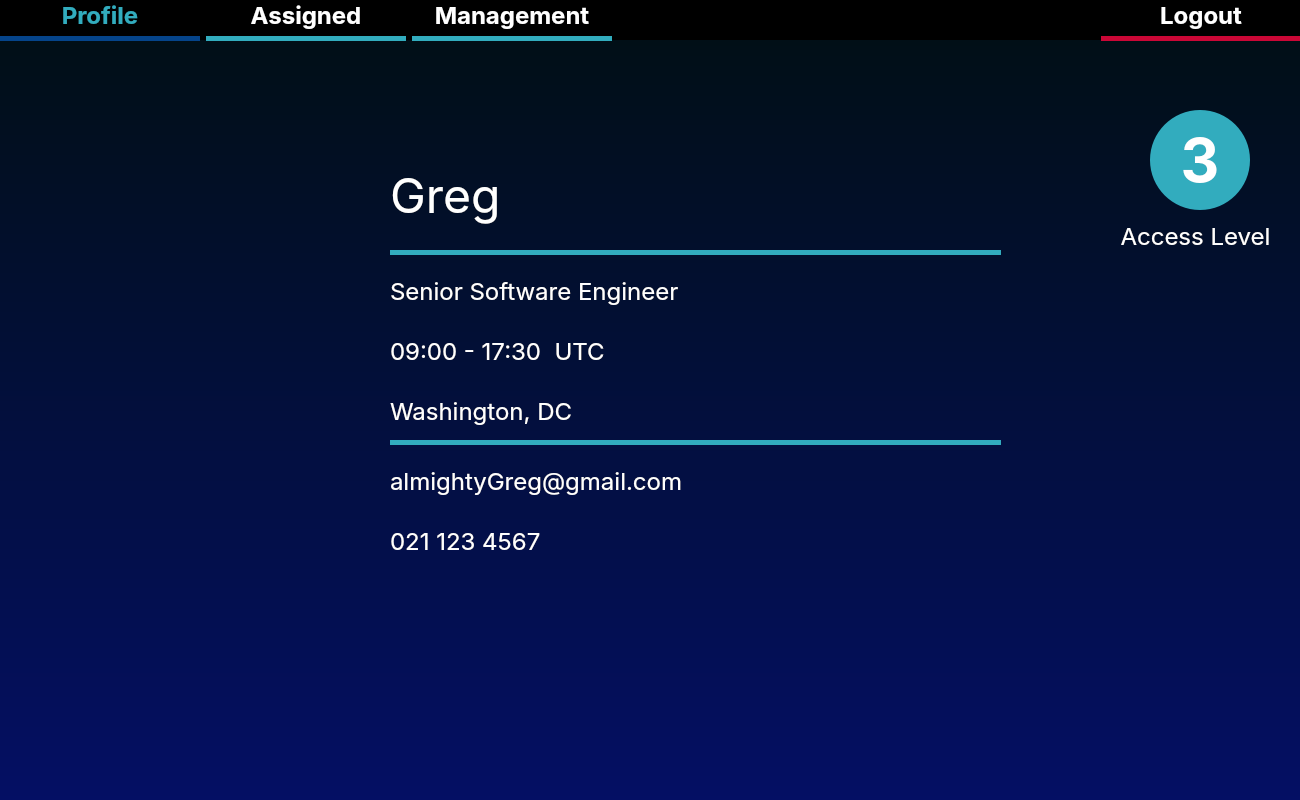
<?xml version="1.0" encoding="UTF-8"?>
<ui version="4.0">
 <class>ProfileViewer</class>
 <widget class="QMainWindow" name="ProfileViewer">
  <property name="geometry">
   <rect>
    <x>0</x>
    <y>0</y>
    <width>1300</width>
    <height>800</height>
   </rect>
  </property>
  <property name="minimumSize">
   <size>
    <width>1300</width>
    <height>800</height>
   </size>
  </property>
  <property name="maximumSize">
   <size>
    <width>1300</width>
    <height>800</height>
   </size>
  </property>
  <property name="windowTitle">
   <string>MainWindow</string>
  </property>
  <widget class="QWidget" name="centralwidget">
   <widget class="QLabel" name="number">
    <property name="geometry">
     <rect>
      <x>390</x>
      <y>520</y>
      <width>601</width>
      <height>41</height>
     </rect>
    </property>
    <property name="font">
     <font>
      <family>Inter</family>
      <pointsize>-1</pointsize>
     </font>
    </property>
    <property name="styleSheet">
     <string notr="true">font-size: 24px; font-family: Inter; color: white;</string>
    </property>
    <property name="text">
     <string>021 123 4567</string>
    </property>
   </widget>
   <widget class="QLabel" name="workHours">
    <property name="geometry">
     <rect>
      <x>390</x>
      <y>330</y>
      <width>601</width>
      <height>41</height>
     </rect>
    </property>
    <property name="font">
     <font>
      <family>Inter</family>
      <pointsize>-1</pointsize>
     </font>
    </property>
    <property name="styleSheet">
     <string notr="true">font-size: 24px; font-family: Inter; color: white;</string>
    </property>
    <property name="text">
     <string>09:00 - 17:30  UTC</string>
    </property>
   </widget>
   <widget class="QLabel" name="JobTitle">
    <property name="geometry">
     <rect>
      <x>390</x>
      <y>270</y>
      <width>601</width>
      <height>41</height>
     </rect>
    </property>
    <property name="font">
     <font>
      <family>Inter</family>
      <pointsize>-1</pointsize>
     </font>
    </property>
    <property name="styleSheet">
     <string notr="true">font-size: 24px; font-family: Inter; color: white;</string>
    </property>
    <property name="text">
     <string>Senior Software Engineer</string>
    </property>
   </widget>
   <widget class="QLabel" name="Name">
    <property name="geometry">
     <rect>
      <x>390</x>
      <y>150</y>
      <width>601</width>
      <height>91</height>
     </rect>
    </property>
    <property name="font">
     <font>
      <family>Inter</family>
      <pointsize>-1</pointsize>
     </font>
    </property>
    <property name="styleSheet">
     <string notr="true">font-size: 48px; font-family: Inter; color: white;</string>
    </property>
    <property name="text">
     <string>Greg</string>
    </property>
   </widget>
   <widget class="QLabel" name="PFP">
    <property name="geometry">
     <rect>
      <x>40</x>
      <y>140</y>
      <width>300</width>
      <height>300</height>
     </rect>
    </property>
    <property name="minimumSize">
     <size>
      <width>199</width>
      <height>199</height>
     </size>
    </property>
    <property name="maximumSize">
     <size>
      <width>300</width>
      <height>300</height>
     </size>
    </property>
    <property name="autoFillBackground">
     <bool>false</bool>
    </property>
    <property name="text">
     <string/>
    </property>
    <property name="scaledContents">
     <bool>true</bool>
    </property>
   </widget>
   <widget class="QLabel" name="email">
    <property name="geometry">
     <rect>
      <x>390</x>
      <y>460</y>
      <width>601</width>
      <height>41</height>
     </rect>
    </property>
    <property name="font">
     <font>
      <family>Inter</family>
      <pointsize>-1</pointsize>
     </font>
    </property>
    <property name="styleSheet">
     <string notr="true">font-size: 24px; font-family: Inter; color: white;</string>
    </property>
    <property name="text">
     <string>almightyGreg@gmail.com</string>
    </property>
   </widget>
   <widget class="QLabel" name="location">
    <property name="geometry">
     <rect>
      <x>390</x>
      <y>390</y>
      <width>601</width>
      <height>41</height>
     </rect>
    </property>
    <property name="font">
     <font>
      <family>Inter</family>
      <pointsize>-1</pointsize>
     </font>
    </property>
    <property name="styleSheet">
     <string notr="true">font-size: 24px; font-family: Inter; color: white;</string>
    </property>
    <property name="text">
     <string>Washington, DC</string>
    </property>
   </widget>
   <widget class="Line" name="navBackground">
    <property name="enabled">
     <bool>true</bool>
    </property>
    <property name="geometry">
     <rect>
      <x>0</x>
      <y>0</y>
      <width>1301</width>
      <height>40</height>
     </rect>
    </property>
    <property name="minimumSize">
     <size>
      <width>0</width>
      <height>40</height>
     </size>
    </property>
    <property name="styleSheet">
     <string notr="true">background-color:#010511;</string>
    </property>
    <property name="frameShadow">
     <enum>QFrame::Plain</enum>
    </property>
    <property name="lineWidth">
     <number>500</number>
    </property>
    <property name="orientation">
     <enum>Qt::Horizontal</enum>
    </property>
   </widget>
   <widget class="QWidget" name="layoutWidget">
    <property name="geometry">
     <rect>
      <x>0</x>
      <y>0</y>
      <width>1301</width>
      <height>42</height>
     </rect>
    </property>
    <layout class="QHBoxLayout" name="horizontalLayout_2">
     <property name="sizeConstraint">
      <enum>QLayout::SetNoConstraint</enum>
     </property>
     <property name="leftMargin">
      <number>0</number>
     </property>
     <property name="rightMargin">
      <number>0</number>
     </property>
     <item>
      <layout class="QVBoxLayout" name="NavButton_2">
       <property name="sizeConstraint">
        <enum>QLayout::SetMaximumSize</enum>
       </property>
       <item>
        <widget class="QPushButton" name="profileButton_2">
         <property name="styleSheet">
          <string notr="true">font-size: 24px;font-family: Inter;color: #32ACBE; font-weight:bold; border:none;</string>
         </property>
         <property name="text">
          <string>Profile</string>
         </property>
        </widget>
       </item>
       <item>
        <widget class="Line" name="line_2">
         <property name="enabled">
          <bool>true</bool>
         </property>
         <property name="minimumSize">
          <size>
           <width>200</width>
           <height>5</height>
          </size>
         </property>
         <property name="styleSheet">
          <string notr="true">color:#05448A;</string>
         </property>
         <property name="frameShadow">
          <enum>QFrame::Plain</enum>
         </property>
         <property name="lineWidth">
          <number>15</number>
         </property>
         <property name="midLineWidth">
          <number>6</number>
         </property>
         <property name="orientation">
          <enum>Qt::Horizontal</enum>
         </property>
        </widget>
       </item>
      </layout>
     </item>
     <item>
      <layout class="QVBoxLayout" name="NavButton_9">
       <property name="sizeConstraint">
        <enum>QLayout::SetMaximumSize</enum>
       </property>
       <item>
        <widget class="QPushButton" name="assignButton_2">
         <property name="styleSheet">
          <string notr="true">font-size: 24px;font-family: Inter;color: rgb(255, 255, 255); font-weight:bold; border:none;</string>
         </property>
         <property name="text">
          <string>Assigned</string>
         </property>
        </widget>
       </item>
       <item>
        <widget class="Line" name="line_10">
         <property name="enabled">
          <bool>true</bool>
         </property>
         <property name="minimumSize">
          <size>
           <width>200</width>
           <height>5</height>
          </size>
         </property>
         <property name="styleSheet">
          <string notr="true">color:#32ACBE;</string>
         </property>
         <property name="frameShadow">
          <enum>QFrame::Plain</enum>
         </property>
         <property name="lineWidth">
          <number>15</number>
         </property>
         <property name="midLineWidth">
          <number>6</number>
         </property>
         <property name="orientation">
          <enum>Qt::Horizontal</enum>
         </property>
        </widget>
       </item>
      </layout>
     </item>
     <item>
      <layout class="QVBoxLayout" name="NavButton_10">
       <property name="sizeConstraint">
        <enum>QLayout::SetMaximumSize</enum>
       </property>
       <item>
        <widget class="QPushButton" name="managementButton_2">
         <property name="styleSheet">
          <string notr="true">font-size: 24px;font-family: Inter;color: rgb(255, 255, 255); font-weight:bold; border:none;</string>
         </property>
         <property name="text">
          <string>Management</string>
         </property>
        </widget>
       </item>
       <item>
        <widget class="Line" name="line_11">
         <property name="enabled">
          <bool>true</bool>
         </property>
         <property name="minimumSize">
          <size>
           <width>200</width>
           <height>5</height>
          </size>
         </property>
         <property name="styleSheet">
          <string notr="true">color:#32ACBE;</string>
         </property>
         <property name="frameShadow">
          <enum>QFrame::Plain</enum>
         </property>
         <property name="lineWidth">
          <number>15</number>
         </property>
         <property name="midLineWidth">
          <number>6</number>
         </property>
         <property name="orientation">
          <enum>Qt::Horizontal</enum>
         </property>
        </widget>
       </item>
      </layout>
     </item>
     <item>
      <spacer name="horizontalSpacer_2">
       <property name="orientation">
        <enum>Qt::Horizontal</enum>
       </property>
       <property name="sizeType">
        <enum>QSizePolicy::MinimumExpanding</enum>
       </property>
       <property name="sizeHint" stdset="0">
        <size>
         <width>40</width>
         <height>20</height>
        </size>
       </property>
      </spacer>
     </item>
     <item>
      <layout class="QVBoxLayout" name="NavButton_11">
       <property name="sizeConstraint">
        <enum>QLayout::SetMaximumSize</enum>
       </property>
       <item>
        <widget class="QPushButton" name="logoutButton_2">
         <property name="styleSheet">
          <string notr="true">font-size: 24px;font-family: Inter;color: rgb(255, 255, 255); font-weight:bold; border:none;</string>
         </property>
         <property name="text">
          <string>Logout</string>
         </property>
        </widget>
       </item>
       <item>
        <widget class="Line" name="line_12">
         <property name="enabled">
          <bool>true</bool>
         </property>
         <property name="minimumSize">
          <size>
           <width>200</width>
           <height>5</height>
          </size>
         </property>
         <property name="styleSheet">
          <string notr="true">color:#CA0736;</string>
         </property>
         <property name="frameShadow">
          <enum>QFrame::Plain</enum>
         </property>
         <property name="lineWidth">
          <number>15</number>
         </property>
         <property name="midLineWidth">
          <number>6</number>
         </property>
         <property name="orientation">
          <enum>Qt::Horizontal</enum>
         </property>
        </widget>
       </item>
      </layout>
     </item>
    </layout>
   </widget>
   <widget class="QPushButton" name="Background">
    <property name="geometry">
     <rect>
      <x>-10</x>
      <y>-20</y>
      <width>1321</width>
      <height>831</height>
     </rect>
    </property>
    <property name="styleSheet">
     <string notr="true">background-color: qlineargradient(spread:pad, x0:1, y2:1, x2:0, y2:1, stop:0 rgba(1, 15, 17, 255), stop:1 rgba(4, 15, 101, 255))</string>
    </property>
    <property name="text">
     <string/>
    </property>
   </widget>
   <widget class="QPushButton" name="Line1">
    <property name="geometry">
     <rect>
      <x>390</x>
      <y>250</y>
      <width>611</width>
      <height>5</height>
     </rect>
    </property>
    <property name="maximumSize">
     <size>
      <width>16777215</width>
      <height>5</height>
     </size>
    </property>
    <property name="styleSheet">
     <string notr="true">background-color:#32ACBE; border:0px;</string>
    </property>
    <property name="text">
     <string/>
    </property>
   </widget>
   <widget class="QPushButton" name="Line2">
    <property name="geometry">
     <rect>
      <x>390</x>
      <y>440</y>
      <width>611</width>
      <height>5</height>
     </rect>
    </property>
    <property name="maximumSize">
     <size>
      <width>16777215</width>
      <height>5</height>
     </size>
    </property>
    <property name="styleSheet">
     <string notr="true">background-color:#32ACBE; border:0px;</string>
    </property>
    <property name="text">
     <string/>
    </property>
   </widget>
   <widget class="QPushButton" name="accessLevel">
    <property name="geometry">
     <rect>
      <x>1150</x>
      <y>110</y>
      <width>100</width>
      <height>100</height>
     </rect>
    </property>
    <property name="minimumSize">
     <size>
      <width>100</width>
      <height>100</height>
     </size>
    </property>
    <property name="maximumSize">
     <size>
      <width>40</width>
      <height>40</height>
     </size>
    </property>
    <property name="autoFillBackground">
     <bool>false</bool>
    </property>
    <property name="styleSheet">
     <string notr="true">font-size: 60px;font-family: Inter;color: white; font-weight:bold; background-color:#32ACBE; border-radius:50px;</string>
    </property>
    <property name="text">
     <string>3</string>
    </property>
    <property name="checkable">
     <bool>true</bool>
    </property>
   </widget>
   <widget class="QLabel" name="JobTitle_2">
    <property name="geometry">
     <rect>
      <x>1120</x>
      <y>220</y>
      <width>151</width>
      <height>31</height>
     </rect>
    </property>
    <property name="font">
     <font>
      <family>Inter</family>
      <pointsize>-1</pointsize>
     </font>
    </property>
    <property name="styleSheet">
     <string notr="true">color:white; font-size:24px;font-family: Inter;</string>
    </property>
    <property name="text">
     <string>Access Level</string>
    </property>
    <property name="alignment">
     <set>Qt::AlignCenter</set>
    </property>
   </widget>
   <zorder>Background</zorder>
   <zorder>number</zorder>
   <zorder>workHours</zorder>
   <zorder>JobTitle</zorder>
   <zorder>Name</zorder>
   <zorder>PFP</zorder>
   <zorder>email</zorder>
   <zorder>location</zorder>
   <zorder>navBackground</zorder>
   <zorder>layoutWidget</zorder>
   <zorder>Line1</zorder>
   <zorder>Line2</zorder>
   <zorder>accessLevel</zorder>
   <zorder>JobTitle_2</zorder>
  </widget>
 </widget>
 <resources/>
 <connections/>
</ui>
